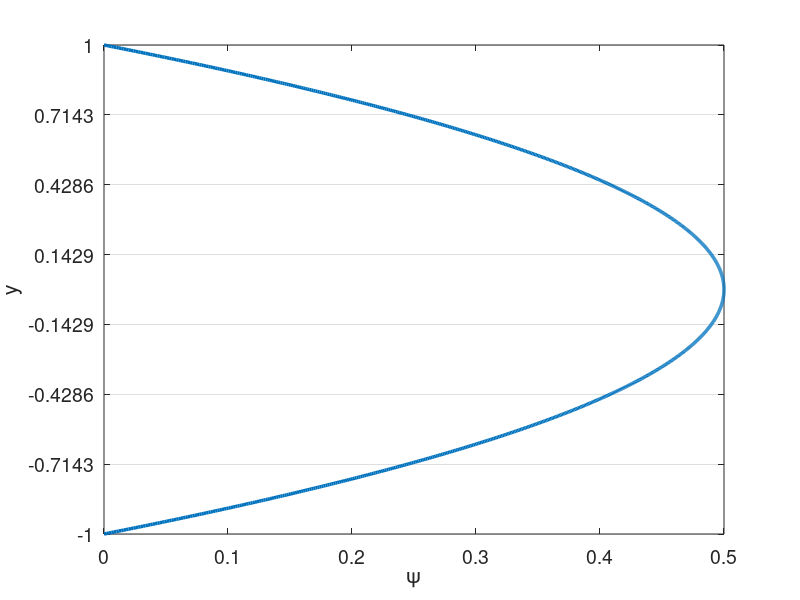

This figure's MATLAB source: (Note: this script raises an error after producing the figure.)
% clc
clear all
close all


set(0,'DefaultAxesFontSize',14)
set(0,'defaultLineLineWidth',2.5)
% set(0,'DefaultFigureWindowStyle','docked')


linestyles = {'k-','b-','r-','g-','c-','m-','k--','b--','r--','g--','c--','m--','k-.','b-.','r-.','g-.','c-.','m-.','k:','b:','r:','g:','c:','m:'};
pointstyles = {'ko','bo','ro','go','co','mo','k^','b^','r^','g^','c^','m^','ks','bs','rs','gs','cs','ms','k*','b*','r*','g*','c*','m*','k+','b+','r+','g+','c+','m+'};
%%

%%%%%%%%%%%%%%%%%%%%%%%%%%%%%%%%%%%%%%%%%%%%%%%%%%%%%%%%%%%%%%%%%%
% Navier-Stokes Solver Demo (2D Channel)
%%%%%%%%%%%%%%%%%%%%%%%%%%%%%%%%%%%%%%%%%%%%%%%%%%%%%%%%%%%%%%%%%%

format compact;
format short; 
mu = 1/395;
rho = 1;
Re = rho/mu; 
dpdx = 1;
k_bc_val = 0;
omg_bc_val = 1*k_bc_val;

%N=16; E=5; N1=N+1; nL=N1*N1*E;  % 16th order
N=5; % polynomial order  
Ex=1; % Number of elements in x
Ey=7; % Number of elements in y
CFL=0.1;
u_ic = Re;
pert = 0.0;
f_ic = @(x,y) 3/2*(1-y.^2);

rans_on = 1;


soln_dir = "test";
save_soln = 1;
plot_int = 100;
save_soln_int = 500;

%% Enrichment information
en_on = 0;
N_en_y = 1; 
en_mag = 1;
psi = {@(x,y) en_mag*(0.5*(1 - y.^2) + 0.*x), @(x,y) 0.*y + 0.*x};
gpsi = {@(x,y) 0.*y + 0.*x, @(x,y) en_mag*(-1.*y + 0.*x), ...
        @(x,y) 0.*y + 0.*x, @(x,y) 0.*y + 0.*x};
hpsi = {@(x,y) 0.*y + 0.*x, @(x,y) en_mag*(-1 - 0.*y + 0.*x), ...
        @(x,y) 0.*y + 0.*x, @(x,y) 0.*y + 0.*x};
    
% psi = {@(x,y) (0.5*(1 - y.^4) + 0.*x), @(x,y) 0.*y + 0.*x};
% gpsi = {@(x,y) 0.*y + 0.*x, @(x,y) (-2.*y.^3 + 0.*x), ...
%         @(x,y) 0.*y + 0.*x, @(x,y) 0.*y + 0.*x};
% hpsi = {@(x,y) 0.*y + 0.*x, @(x,y) (-6.*y.^2 + 0.*x), ...
%         @(x,y) 0.*y + 0.*x, @(x,y) 0.*y + 0.*x};
%    

    
% Law of the wall
% Re_t = Re;
% u_tau = 1;
% nu = 1/Re_t;
% kap = 0.41;
% beta = 5.2;
% dypdy = u_tau/nu;
% ypb = 11.062299784340414;
% yp = @(y) (1-abs(y))*Re_t;
% psi = {@(x,y) (yp(y) <= ypb).*yp(y) + (yp(y) > ypb).*(1./kap.*log(yp(y)+eps)+beta) + 0.*x, @(x,y) 0.*y + 0.*x};
% gpsi = {@(x,y) 0.*y + 0.*x,  @(x,y) ((yp(y) <= ypb).*1 + (yp(y) > ypb).*1/(kap*(yp(y)+eps)))*dypdy + 0.*x,...
%         @(x,y) 0.*y + 0.*x, @(x,y) 0.*y + 0.*x};
% hpsi = {@(x,y) 0.*y + 0.*x,  @(x,y) ((yp(y) <= ypb).*0 + (yp(y) > ypb).*-1./(kap*(yp(y)+eps).^2))*dypdy*dypdy + 0.*x,...
%         @(x,y) 0.*y + 0.*x, @(x,y) 0.*y + 0.*x};
    

%% Plot psi
figure(5)
ys_plot = linspace(-1,1,1000);
plot(psi{1}(0,ys_plot),ys_plot)
xlabel('\psi')
ylabel('y')
set(gca, 'YGrid', 'on', 'XGrid', 'off')
yticks(linspace(-1,1,Ey+1));

psi_p = psi{1}(0,N_en_y*2/Ey-1);
dypsi_p1 = gpsi{2}(0,N_en_y*2/Ey-1);
dypsi_p2 = gpsi{2}(0,1-N_en_y*2/Ey);

%% Begin Solve
E=Ex*Ey; % Total number of elements
N1=N+1;
disp("Generating Matrices")
Q=makeq(Ex,Ey,N); % Global continuity
R=maker(Q,Ex,N); % Restriction matrix, applies Dirichlet conditions
[X,Y]=make_geom_channel(Ex,Ey,N);      % Geometry in local form
en_b_nodes = get_en_bound_nodes(Ex,Ey,N,N_en_y);

Ys = zeros(Ey*length(Y(1,:,1)),1);
for i = 1:Ey
    Ys((i-1)*(N+1)+1:(i)*(N+1)) = Y(1,:,(i-1)*Ex+1);
end
        
[G,J,ML,RX]=make_coef(X,Y);
[Ah,Bh,Ch,Dh,z,w]=semhat(N);
[Gs, Gs_x, Gs_y] =  face_mats(X,Y,E,N);
Gs_c = R*Q'*apply_en_cont(Gs,en_b_nodes,psi_p);
Gsb = R*Q'*Gs*Q*R';


[n,nb]=size(R); 
nL=N1*N1*E;

Ab=spalloc(nL,nL,nL*N);    %  Generate Abar
for j=1:nL
    x=zeros(nL,1); 
    x(j)=1; 
    Ab(:,j)=abar_c(x,Dh,G,Q);  % assembled Neumann Operator
end
A_c=R*Q'*apply_en_cont(Ab,en_b_nodes,psi_p);
S_check=full(Ab);
Ab = Q'*Ab*Q;
A=R*Ab*R'; % Full stiffness matrix
Bb=reshape(ML,nL,1); % Form Mass matrix
Bb=diag(Bb); 
Bb=sparse(Bb); 
Ma=R*Q'*Bb*Q*R'; % Assembling mass matrix  % Full mass matrix
M_c = R*Q'*apply_en_cont(Bb,en_b_nodes,psi_p);


%% Form matrices for rans

[L_x,L_y,J_x,J_y] = dir_jac(E,X,Y);
w2d = w*w';
[dphi_dxi, dphi_deta, dphi_dx, dphi_dy, dpdx_dpdx, dpdy_dpdy, dpdx_dpdy] ...
    = get_phi_grads(N1,Dh,E,J_x,J_y);
dphi_dx_flat = reshape(dphi_dx,N1*N1,N1*N1,E);
dphi_dy_flat = reshape(dphi_dy,N1*N1,N1*N1,E);

myA = zeros(N1*N1*E);
for ie=1:E
    for i=1:N1*N1
        for j=1:N1*N1
            myA((ie-1)*N1*N1+i,(ie-1)*N1*N1+j) = ... 
                sum(J(:,:,ie).*w2d.*dpdx_dpdx(:,:,i,j,ie) ...
               + J(:,:,ie).*w2d.*dpdy_dpdy(:,:,i,j,ie),'All');           
        end
    end    
end

A_x = form_Ax(N1,E,w2d,J_x,J,dpdx_dpdx,ones(size(J)));
A_y = form_Ay(N1,E,w2d,J_y,J,dpdy_dpdy,ones(size(J)));
A_xy = form_Axy(N1,E,w2d,J_x,J_y,J,dpdx_dpdy,ones(size(J)));


SS = zeros(N1,N1,E,2,2);
OS = zeros(N1,N1,E,2,2);
dudx = zeros(N1,N1,E);
dudy = zeros(N1,N1,E);
dvdx = zeros(N1,N1,E);
dvdy = zeros(N1,N1,E);
dkdx = zeros(N1,N1,E);
dkdy = zeros(N1,N1,E);
domgdx = zeros(N1,N1,E);
domgdy = zeros(N1,N1,E);

%%
M_check=full(Bb);

Ma_uv_check = zeros(2*nL);
Ma_uv_check(1:nL,1:nL) = M_check;
Ma_uv_check(nL+1:2*nL,nL+1:2*nL) = M_check;
A_uv_check = zeros(2*nL);
A_uv_check(1:nL,1:nL) = S_check;
A_uv_check(nL+1:2*nL,nL+1:2*nL) = S_check;

M_q = full(Ma);
S_q = full(A);


%%
% Assemble overall system matrices
nn = length(Ma); % number of nodes in the domain
Ma_uv = zeros(2*nn);
Ma_uv(1:nn,1:nn) = Ma;
Ma_uv(nn+1:2*nn,nn+1:2*nn) = Ma;
Ma_uv = sparse(Ma_uv);
A_uv = zeros(2*nn);
A_uv(1:nn,1:nn) = A;
A_uv(nn+1:2*nn,nn+1:2*nn) = A;
A_uv = sparse(A_uv);
ML_uv = zeros(2*(N+1),2*(N+1),E);
ML_uv(1:N+1,1:N+1,1:E) = ML;
ML_uv(N+2:2*(N+1),N+2:2*(N+1),1:E) = ML;
G_uv = zeros(2*nn);
G_uv(1:nn,1:nn) = Gsb;
G_uv(nn+1:2*nn,nn+1:2*nn) = Gsb;
G_uv = sparse(G_uv);



%% Assemble enrichment matrices
psi_xy{1} = psi{1}(X,Y);
psi_xy{2} = psi{2}(X,Y);
if en_on
    disp("Computing enrichment")
    [Mp,Sp,T1,T2,T1_alt,T1_alt2,Mp_alt,Sp_alt,z_en,w_en] = enrich_mats(X,Y,E,N,psi,gpsi,hpsi,J);
    nb = N1*N1;
        
    for is=1:2
        Mp_all{is} = zeros(nb*E,nb*E);
        Sp_all{is} = zeros(nb*E,nb*E);
        T1_all{is} = zeros(N+1,N+1,E);
        T2_all{is} = zeros(N+1,N+1,E);
        T1_alt_all{is} = zeros(N+1,N+1,E);
        T1_alt2_all{is} = zeros(N+1,N+1,E);
        Mp_alt_all{is} = zeros(nb*E,nb*E);
        Sp_alt_all{is} = zeros(nb*E,nb*E);
        
        T1_rs{is} = reshape(T1{is},[N+1,N+1,E]);
        T2_rs{is} = reshape(T2{is},[N+1,N+1,E]);
        T1_alt_rs{is} = reshape(T1_alt{is},[N+1,N+1,E]);
        T1_alt2_rs{is} = reshape(T1_alt2{is},[N+1,N+1,E]);
        
        % TODO: Assemble differently for different elements
        for iy = 1:Ey
            for ix = 1:Ex
                i = (iy-1)*Ex+ix;
                if ((iy <= N_en_y) || (iy > Ey-N_en_y))
                    Mp_all{is}((i-1)*nb+1:i*nb,(i-1)*nb+1:i*nb) = Mp{is}(:,:,i);
                    Sp_all{is}((i-1)*nb+1:i*nb,(i-1)*nb+1:i*nb) = Sp{is}(:,:,i);
                    T1_all{is}(:,:,i) = T1_rs{is}(:,:,i); 
                    T2_all{is}(:,:,i) = T2_rs{is}(:,:,i);
                    T1_alt_all{is}(:,:,i) = T1_alt_rs{is}(:,:,i); 
                    T1_alt2_all{is}(:,:,i) = T1_alt2_rs{is}(:,:,i); 
                end                
            end
        end
        %%
        if is == 1
            Mp_check_1 = full(Mp_all{is});
            Sp_check_1 = full(Sp_all{is});
            T1_check_1 = full(T1_all{is});
            T2_check_1 = full(T2_all{is});
            Mp_check_2 = zeros(size(Mp_all{is}));
            Sp_check_2 = zeros(size(Mp_all{is}));
            T1_check_2 = zeros(size(Mp_all{is}));
            T2_check_2 = zeros(size(Mp_all{is}));
        elseif is == 2
            Mp_check_2 = full(Mp_all{is});
            Sp_check_2 = full(Sp_all{is});
            T1_check_2 = full(T1_all{is});
            T2_check_2 = full(T2_all{is});
        end
        %%
        Mp_all{is} = sparse(Mp_all{is});        
        Mp_all_c{is} = R*Q'*apply_en_cont(Mp_all{is},en_b_nodes,psi_p);
        Mp_all{is} = R*Q'*Mp_all{is}*Q*R';
        Sp_all{is} = sparse(Sp_all{is});
        Sp_all_c{is} = R*Q'*apply_en_cont(Sp_all{is},en_b_nodes,psi_p);
        Sp_all{is} = R*Q'*Sp_all{is}*Q*R';
        
        Mp_alt_all{is} = sparse(Mp_alt_all{is});        
        Mp_alt_all_c{is} = R*Q'*apply_en_cont(Mp_alt_all{is},en_b_nodes,psi_p);
        Mp_alt_all{is} = R*Q'*Mp_alt_all{is}*Q*R';   
    end
    
    Mp_uv = zeros(2*nn);
    Sp_uv = zeros(2*nn);
    Mp_uv(1:nn,1:nn) = Mp_all{1};
    Mp_uv(1:nn,nn+1:2*nn) = Mp_all{2};
    Sp_uv(1:nn,1:nn) = Sp_all{1};
    Sp_uv(nn+1:2*nn,nn+1:2*nn) = Sp_all{1};
    
    %%
    Mp_uv_check = zeros(2*nL);
    Mp_uv_check(1:nL,1:nL) = Mp_check_1;
    Mp_uv_check(1:nL,nL+1:2*nL) = Mp_check_2;
    Sp_uv_check(1:nL,1:nL) = Sp_check_1;
    Sp_uv_check(nL+1:2*nL,nL+1:2*nL) = Sp_check_1;
    Mp_q_1 = full(Mp_all{1});
    Sp_q_1 = full(Sp_all{1});
    
    Mp_q_2 = full(Mp_all{2});
    Sp_q_2 = full(Sp_all{2});
    %%

    Mp_uv = sparse(Mp_uv);
    Sp_uv = sparse(Sp_uv);   
end

%%

dxmin=pi*(z(N1)-z(N))/(2*Ex); % Get min dx for CFL constraint
Tfinal=50; 
dt=CFL*dxmin/u_ic; 
nstep=ceil(Tfinal/dt); 
dt=Tfinal/nstep; 
% Print information
nstep
dt
yp1 = (1+Y(1,2))*Re

disp("Computing inverse")
Ai=pinv(full(Ab)); 

disp("Setting Initial Conditions")
% Initial conditions
u=u_ic*ones(size(ML)); 
v=0*ML;
k=k_bc_val*ones(size(ML));
omg=omg_bc_val*ones(size(ML));

for e = 1:E
    for i = 1:N+1
        for j = 1:N+1
            u(i,j,e) = f_ic(X(i,j,e),Y(i,j,e))+pert*rand()*u_ic;
            v(i,j,e) = v(i,j,e)+pert*rand()*u_ic;
            if en_on
                if ((e <= Ex*N_en_y) || (e > (Ey-N_en_y)*Ex))
                    u(i,j,e) = u(i,j,e) - psi{1}(X(i,j,e),Y(i,j,e));
                    v(i,j,e) = v(i,j,e) - psi{2}(X(i,j,e),Y(i,j,e));
                end
            end
        end
    end
end

% u_tau = 1;
u_tau = sqrt(0.316./(Re.^0.25)/8);
Yp = max((1-abs(Y))*u_tau*Re,1e-3);
sigma = 0.6;
fact = exp((-(log10(Yp)-1).^2)./(2*sigma.^2));
k = k_bc_val + 4.5*u_tau*u_tau*fact;

eps_s = 3;
omg_bc_val = 40000*u_tau.^2/(mu*eps_s.^2);
omg = omg_bc_val + 0.5*Re*u_tau*u_tau*fact;

% u = apply_en_cont_soln(u,en_b_nodes,psi_p);
u1=u; u2=u; u3=u; fx3=u; fx2=u; fx1=u;
v1=v; v2=v; v3=v; fy3=v; fy2=v; fy1=v;
k1=k; k2=k; k3=k; fk3=k; fk2=k; fk1=k;
omg1=omg; omg2=omg; omg3=omg; fomg3=omg; fomg2=omg; fomg1=omg;

F = dpdx*ones(size(ML));
% Fb=reshape(ML.*F,nL,1); %% Output
% 
% Fb=Bb\(Q'*Fb);  

uv = [u;v];

%%
uv_ic_check = uv;

%% Setup BC if nonzero
% u_bc = ones(size(u)).*((Y==1)+(Y==-1));
% u_bc = reshape(ML.*u_bc,nL,1);
% u_bc = Bb\(Q'*u_bc);

k_bc = k_bc_val.*ones(size(k));
k_bc = reshape(ML.*k_bc,nL,1);
k_bc = (Q'*Bb*Q)\(Q'*k_bc);

omg_bc = omg_bc_val.*ones(size(omg));
omg_bc = reshape(ML.*omg_bc,nL,1);
omg_bc = (Q'*Bb*Q)\(Q'*omg_bc);


%%
disp("Timestepping")
plot1 = 1;
time = 0;
plot1 = post_channel(N,Ex,Ey,w,X,Y,Ys,en_on,time,u,psi_xy,N_en_y,plot1);
if save_soln
    mkdir(soln_dir);
end
%%
% psi_len = length(M_c);
% psi_c = zeros(psi_len,1);
% psi_c(1:psi_len/2) = -1*ones(psi_len/2,1)*psi_p;
% psi_c(psi_len/2+1:psi_len) = 1*ones(psi_len/2,1)*psi_p;
for step=1:nstep
    %% Form S
    u_flat = reshape(u,N1*N1,E);
    v_flat = reshape(v,N1*N1,E);
    k_flat = reshape(k,N1*N1,E);
    omg_flat = reshape(omg,N1*N1,E);

    
    for ie = 1:E
        dudx(:,:,ie) = reshape(dphi_dx_flat(:,:,ie)*u_flat(:,ie),N1,N1);
        dvdx(:,:,ie) = reshape(dphi_dx_flat(:,:,ie)*v_flat(:,ie),N1,N1);
        dudy(:,:,ie) = reshape(dphi_dy_flat(:,:,ie)*u_flat(:,ie),N1,N1);
        dvdy(:,:,ie) = reshape(dphi_dy_flat(:,:,ie)*v_flat(:,ie),N1,N1);
        dkdx(:,:,ie) = reshape(dphi_dx_flat(:,:,ie)*k_flat(:,ie),N1,N1);
        dkdy(:,:,ie) = reshape(dphi_dy_flat(:,:,ie)*k_flat(:,ie),N1,N1);
        domgdx(:,:,ie) = reshape(dphi_dx_flat(:,:,ie)*omg_flat(:,ie),N1,N1);
        domgdy(:,:,ie) = reshape(dphi_dy_flat(:,:,ie)*omg_flat(:,ie),N1,N1);
    end
    SS(:,:,:,1,1) = 1/2*(dudx+dudx);
    SS(:,:,:,1,2) = 1/2*(dudy+dvdx);
    SS(:,:,:,2,1) = 1/2*(dudy+dvdx);
    SS(:,:,:,2,2) = 1/2*(dvdy+dvdy);
    OS(:,:,:,1,1) = 1/2*(dudx-dudx);
    OS(:,:,:,1,2) = 1/2*(dudy-dvdx);
    OS(:,:,:,2,1) = 1/2*(dvdx-dudy);
    OS(:,:,:,2,2) = 1/2*(dvdy-dvdy);
    

    %% Get rans values
    [mu_t,gam_k,gam_omg,G_k,G_omg,Y_k,Y_omg,S_k,S_omg] ...
        = get_rans_coeffs(rho,mu,k,omg,SS,OS,dkdx,dkdy,domgdx,domgdy);
    Re_t = rho./(mu_t+eps);
    Re_comb = rho./(mu*ones(size(mu_t))+mu_t*rans_on);
    Re_k = rho./gam_k;
    Re_omg = rho./gam_omg;
    %% Timestepping
    time=step*dt;
    if step==1; b0=1.0;    b= [ -1 0 0 ]';       a=[ 1  0 0 ]'; end
    if step==2; b0=1.5;    b=([ -4 1 0 ]')./2;   a=[ 2 -1 0 ]'; end
    if step==3; b0=11./6.; b=([ -18 9 -2 ]')./6; a=[ 3 -3 1 ]'; end
%     if step>=3
        if en_on
            H_x=(Ma + A*dt/(b0*Re) + dt/b0*(Mp_all{1} + Sp_all{1}));
            H_y=(Ma + A*dt/(b0*Re));
            [LH_x,UH_x]=lu(H_x);
            [LH_y,UH_y]=lu(H_y);
            terms_x = 1/Re*(T1_all{1})+T2_all{1};
            terms_y = 1/Re*(T1_all{2})+T2_all{2};
            
            T1_rhs = (dt/b0)*1/Re*R*Q'*reshape(T1_alt_all{1},nL,1);
            
            H_uv = (Ma_uv + (A_uv)*dt/(b0*Re) + dt/b0*(Mp_uv + Sp_uv));
            H_c = (M_c + (A_c)*dt/(b0*Re) + dt/b0*(Mp_all_c{1}+Sp_all_c{1}));
            H_q = full(H_uv);
            rhs_c = (H_c);
            [LH_uv,UH_uv]=lu(H_uv);
        else
%             H=(Ma + A*dt/(b0*Re));
%             [LH_x,UH_x]=lu(H);
%             LH_y = LH_x;
%             UH_y = UH_x;

            terms_x = zeros(N+1,N+1,E);
            terms_y = zeros(N+1,N+1,E);
            T1_rhs = 0;

            [A_x_full,A_y_full,A_xy_full] = form_Ax_Ay_Axy(N1,E,w2d,J_x,J_y,J,dpdx_dpdx,dpdy_dpdy,dpdx_dpdy,Re_comb);
            A_x = R*Q'*A_x_full*Q*R';
            A_y = R*Q'*A_y_full*Q*R';
            A_xy = R*Q'*A_xy_full*Q*R';
            A_uv = zeros(2*nn);
            A_uv(1:nn,1:nn) = 2*A_x+A_y+A_xy;
            A_uv(nn+1:2*nn,nn+1:2*nn) = A_x+2*A_y+A_xy';
            A_uv = sparse(A_uv);
            
            H_uv = (Ma_uv + (A_uv)*dt/(b0));
            H_check = (Ma_uv_check + A_uv_check*dt/(b0*Re)); 
            rhs_c = zeros(size(Ma(:,1)));
            [LH_uv,UH_uv]=lu(H_uv);
            
            if rans_on
                [A_x_k,A_y_k] = form_Ax_Ay(N1,E,w2d,J_x,J_y,J,dpdx_dpdx,dpdy_dpdy,Re_k);
                A_k = R*Q'*(A_x_k + A_y_k)*Q*R';
                Ab_k = Q'*(A_x_k + A_y_k)*Q;
                H_k=(Ma+A_k*dt/(b0));
                H_k_bar = (Q'*Bb*Q+ Ab_k*dt/(b0));
                
                [A_x_omg,A_y_omg] = form_Ax_Ay(N1,E,w2d,J_x,J_y,J,dpdx_dpdx,dpdy_dpdy,Re_omg);
                A_omg = R*Q'*(A_x_omg + A_y_omg)*Q*R';
                Ab_omg = Q'*(A_x_omg + A_y_omg)*Q;
                H_omg=(Ma+A_omg*dt/(b0));
                H_omg_bar = (Q'*Bb*Q+ Ab_omg*dt/(b0));
                
                [LH_k,UH_k]=lu(H_k);
                [LH_omg,UH_omg]=lu(H_omg);
            end
%             Hbar=(Bb+ Ab*dt/(b0*Re));
        end
        
        b0i=1./b0;
%     end % Viscous op
    

    
 
    %% uv version
    
%   Nonlinear step - unassembled, not multiplied by mass matrix

    fx1 = -convl(u,RX,Dh,u,v) + F; % du = Cu  
    fy1 = -convl(v,RX,Dh,u,v); % dv = Cv
    fk1 = -convl(k,RX,Dh,u,v) + G_k - Y_k + S_k; % dk = Ck
    fomg1 = -convl(omg,RX,Dh,u,v) + G_omg - Y_omg + S_omg; % domg = Comg
    
    %%

    rx   = a(1)*fx1   + a(2)*fx2   + a(3)*fx3; % kth-order extrapolation
    ry   = a(1)*fy1   + a(2)*fy2   + a(3)*fy3;
    rk   = a(1)*fk1   + a(2)*fk2   + a(3)*fk3;
    romg = a(1)*fomg1 + a(2)*fomg2 + a(3)*fomg3;

    fx3=fx2; fx2=fx1; 
    fy3=fy2; fy2=fy1; 
    fk3=fk2; fk2=fk1;
    fomg3=fomg2; fomg2=fomg1;

    rx  = dt*rx - (b(1)*u+b(2)*u2+b(3)*u3); u3=u2; u2=u; % Add BDF terms
    ry  = dt*ry - (b(1)*v+b(2)*v2+b(3)*v3); v3=v2; v2=v; %     and
    rk  = dt*rk - (b(1)*k+b(2)*k2+b(3)*k3); k3=k2; k2=k;
    romg = dt*romg - (b(1)*omg+b(2)*omg2+b(3)*omg3); omg3=omg2; omg2=omg;
    
    ut  = b0i*rx; 
    vt  = b0i*ry; 
    k   = b0i*rk;
    omg = b0i*romg;

%   uL=ut; vL=vt;
    [uL,vL,pr]=pressure_project(ut,vt,Ai,Q,ML,RX,Dh); % Div-free velocity
    pr = (b0/dt)*pr;
    

    %%

    %   Set RHS.                 %Viscous update. %  Convert to local form.
%     u=R*(Q'*reshape(ML.*uL,nL,1)-Hbar*u_bc);
    u_rhs=R*(Q'*reshape(ML.*uL,nL,1));
    v_rhs=R*(Q'*reshape(ML.*vL,nL,1));
    
    if rans_on
        k_rhs=R*(Q'*reshape(ML.*k,nL,1)-H_k_bar*k_bc);
        omg_rhs=R*(Q'*reshape(ML.*omg,nL,1)-H_omg_bar*omg_bc);
    end
    
    u_rhs = u_rhs + T1_rhs;
    
    %%
    
    uv = [u_rhs+rhs_c;v_rhs];
    uv=UH_uv\(LH_uv\uv);
 
    if rans_on
        k = UH_k\(LH_k\k_rhs);
        omg = UH_omg\(LH_omg\omg_rhs);
    end
    
    u = uv(1:nn);
    v = uv(nn+1:2*nn);
    u=Q*(R'*u);
    if en_on
        u = apply_en_cont_soln(Ey,N_en_y,en_b_nodes,u,psi_p);
    end
    u=reshape(u,N1,N1,E);
    v=Q*(R'*v);
    v=reshape(v,N1,N1,E);
    
    
    if rans_on
        k=Q*(R'*k+k_bc);
        k=reshape(k,N1,N1,E);
        omg=Q*(R'*omg+omg_bc);
        omg=reshape(omg,N1,N1,E);
    end
    
    
%% Output
    if mod(step,plot_int)==0
        plot1 = post_channel(N,Ex,Ey,w,X,Y,Ys,en_on,time,u,psi_xy,N_en_y,plot1);
        if mod(step,save_soln_int)==0 && save_soln
            fname = strcat(soln_dir,"/soln_Re_",num2str(Re),"_P_",num2str(N),"_",num2str(Ex),"x",num2str(Ey),"_step_",num2str(step),".mat");
            save(fname,"u","v","pr","psi","gpsi","hpsi","N","Ex","Ey","en_on","time","psi_xy","N_en_y","w","X","Y","Ys","Re","pert","k","omg","mu_t","k_bc","omg_bc","rho");
        end
    end

end
%%%%%%%%%%%%%%%%%%%%%%%%%%%%%%%%%%%%%%%%%%%%%%%%%%%%%%%%%%%%%%%%%%
